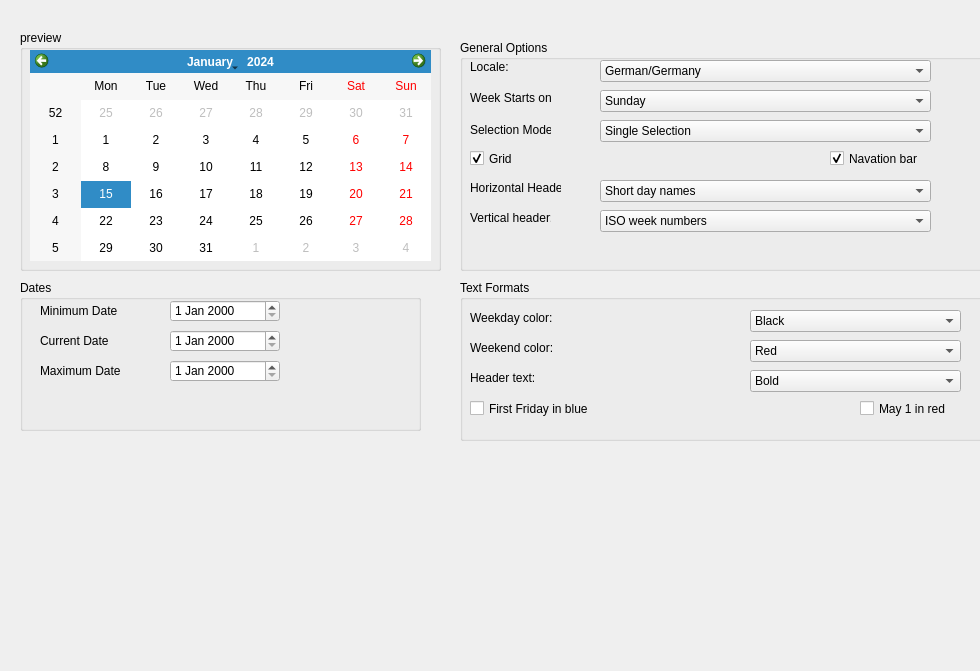
<?xml version="1.0" encoding="UTF-8"?>
<ui version="4.0">
 <class>Form</class>
 <widget class="QWidget" name="Form">
  <property name="geometry">
   <rect>
    <x>0</x>
    <y>0</y>
    <width>980</width>
    <height>671</height>
   </rect>
  </property>
  <property name="windowTitle">
   <string>Form</string>
  </property>
  <widget class="QGroupBox" name="groupBox">
   <property name="geometry">
    <rect>
     <x>20</x>
     <y>30</y>
     <width>421</width>
     <height>241</height>
    </rect>
   </property>
   <property name="title">
    <string>preview</string>
   </property>
   <widget class="QCalendarWidget" name="calendarWidget">
    <property name="geometry">
     <rect>
      <x>10</x>
      <y>20</y>
      <width>401</width>
      <height>211</height>
     </rect>
    </property>
   </widget>
  </widget>
  <widget class="QGroupBox" name="groupBox_2">
   <property name="geometry">
    <rect>
     <x>20</x>
     <y>280</y>
     <width>401</width>
     <height>151</height>
    </rect>
   </property>
   <property name="title">
    <string>Dates</string>
   </property>
   <widget class="QDateEdit" name="dateEdit">
    <property name="geometry">
     <rect>
      <x>150</x>
      <y>20</y>
      <width>110</width>
      <height>22</height>
     </rect>
    </property>
   </widget>
   <widget class="QDateEdit" name="dateEdit_2">
    <property name="geometry">
     <rect>
      <x>150</x>
      <y>80</y>
      <width>110</width>
      <height>22</height>
     </rect>
    </property>
   </widget>
   <widget class="QDateEdit" name="dateEdit_3">
    <property name="geometry">
     <rect>
      <x>150</x>
      <y>50</y>
      <width>110</width>
      <height>22</height>
     </rect>
    </property>
   </widget>
   <widget class="QLabel" name="label">
    <property name="geometry">
     <rect>
      <x>20</x>
      <y>20</y>
      <width>91</width>
      <height>21</height>
     </rect>
    </property>
    <property name="text">
     <string>Minimum Date</string>
    </property>
   </widget>
   <widget class="QLabel" name="label_2">
    <property name="geometry">
     <rect>
      <x>20</x>
      <y>50</y>
      <width>91</width>
      <height>21</height>
     </rect>
    </property>
    <property name="text">
     <string>Current Date</string>
    </property>
   </widget>
   <widget class="QLabel" name="label_3">
    <property name="geometry">
     <rect>
      <x>20</x>
      <y>80</y>
      <width>91</width>
      <height>21</height>
     </rect>
    </property>
    <property name="text">
     <string>Maximum Date</string>
    </property>
   </widget>
  </widget>
  <widget class="QGroupBox" name="groupBox_3">
   <property name="geometry">
    <rect>
     <x>460</x>
     <y>40</y>
     <width>541</width>
     <height>231</height>
    </rect>
   </property>
   <property name="title">
    <string>General Options</string>
   </property>
   <widget class="QLabel" name="label_6">
    <property name="geometry">
     <rect>
      <x>10</x>
      <y>140</y>
      <width>91</width>
      <height>16</height>
     </rect>
    </property>
    <property name="text">
     <string>Horizontal Header:</string>
    </property>
   </widget>
   <widget class="QLabel" name="label_4">
    <property name="geometry">
     <rect>
      <x>10</x>
      <y>80</y>
      <width>81</width>
      <height>20</height>
     </rect>
    </property>
    <property name="text">
     <string>Selection Mode:</string>
    </property>
   </widget>
   <widget class="QLabel" name="label_7">
    <property name="geometry">
     <rect>
      <x>10</x>
      <y>170</y>
      <width>81</width>
      <height>16</height>
     </rect>
    </property>
    <property name="text">
     <string>Vertical header:</string>
    </property>
   </widget>
   <widget class="QLabel" name="label_5">
    <property name="geometry">
     <rect>
      <x>10</x>
      <y>50</y>
      <width>81</width>
      <height>16</height>
     </rect>
    </property>
    <property name="text">
     <string>Week Starts on:</string>
    </property>
   </widget>
   <widget class="QLabel" name="label_8">
    <property name="geometry">
     <rect>
      <x>10</x>
      <y>20</y>
      <width>47</width>
      <height>13</height>
     </rect>
    </property>
    <property name="text">
     <string>Locale:</string>
    </property>
   </widget>
   <widget class="QCheckBox" name="checkBox">
    <property name="geometry">
     <rect>
      <x>10</x>
      <y>110</y>
      <width>70</width>
      <height>17</height>
     </rect>
    </property>
    <property name="text">
     <string>Grid</string>
    </property>
    <property name="checkable">
     <bool>true</bool>
    </property>
    <property name="checked">
     <bool>true</bool>
    </property>
   </widget>
   <widget class="QCheckBox" name="checkBox_2">
    <property name="enabled">
     <bool>true</bool>
    </property>
    <property name="geometry">
     <rect>
      <x>370</x>
      <y>110</y>
      <width>111</width>
      <height>17</height>
     </rect>
    </property>
    <property name="mouseTracking">
     <bool>true</bool>
    </property>
    <property name="tabletTracking">
     <bool>false</bool>
    </property>
    <property name="acceptDrops">
     <bool>false</bool>
    </property>
    <property name="text">
     <string>Navation bar</string>
    </property>
    <property name="checkable">
     <bool>true</bool>
    </property>
    <property name="checked">
     <bool>true</bool>
    </property>
   </widget>
   <widget class="QComboBox" name="comboBox_5">
    <property name="geometry">
     <rect>
      <x>140</x>
      <y>170</y>
      <width>331</width>
      <height>22</height>
     </rect>
    </property>
    <item>
     <property name="text">
      <string>ISO week numbers</string>
     </property>
    </item>
   </widget>
   <widget class="QComboBox" name="comboBox_4">
    <property name="geometry">
     <rect>
      <x>140</x>
      <y>140</y>
      <width>331</width>
      <height>22</height>
     </rect>
    </property>
    <item>
     <property name="text">
      <string>Short day names</string>
     </property>
    </item>
   </widget>
   <widget class="QComboBox" name="comboBox_2">
    <property name="geometry">
     <rect>
      <x>140</x>
      <y>50</y>
      <width>331</width>
      <height>22</height>
     </rect>
    </property>
    <item>
     <property name="text">
      <string>Sunday</string>
     </property>
    </item>
   </widget>
   <widget class="QComboBox" name="comboBox_3">
    <property name="geometry">
     <rect>
      <x>140</x>
      <y>80</y>
      <width>331</width>
      <height>22</height>
     </rect>
    </property>
    <item>
     <property name="text">
      <string>Single Selection</string>
     </property>
    </item>
   </widget>
   <widget class="QComboBox" name="comboBox">
    <property name="geometry">
     <rect>
      <x>140</x>
      <y>20</y>
      <width>331</width>
      <height>22</height>
     </rect>
    </property>
    <item>
     <property name="text">
      <string>German/Germany</string>
     </property>
    </item>
   </widget>
  </widget>
  <widget class="QGroupBox" name="groupBox_4">
   <property name="geometry">
    <rect>
     <x>460</x>
     <y>280</y>
     <width>541</width>
     <height>161</height>
    </rect>
   </property>
   <property name="title">
    <string>Text Formats</string>
   </property>
   <widget class="QLabel" name="label_11">
    <property name="geometry">
     <rect>
      <x>10</x>
      <y>90</y>
      <width>91</width>
      <height>16</height>
     </rect>
    </property>
    <property name="text">
     <string>Header text:</string>
    </property>
   </widget>
   <widget class="QLabel" name="label_9">
    <property name="geometry">
     <rect>
      <x>10</x>
      <y>30</y>
      <width>101</width>
      <height>16</height>
     </rect>
    </property>
    <property name="text">
     <string>Weekday color:</string>
    </property>
   </widget>
   <widget class="QLabel" name="label_10">
    <property name="geometry">
     <rect>
      <x>10</x>
      <y>60</y>
      <width>91</width>
      <height>16</height>
     </rect>
    </property>
    <property name="text">
     <string>Weekend color:</string>
    </property>
   </widget>
   <widget class="QCheckBox" name="checkBox_3">
    <property name="enabled">
     <bool>true</bool>
    </property>
    <property name="geometry">
     <rect>
      <x>10</x>
      <y>120</y>
      <width>141</width>
      <height>17</height>
     </rect>
    </property>
    <property name="text">
     <string>First Friday in blue</string>
    </property>
   </widget>
   <widget class="QCheckBox" name="checkBox_4">
    <property name="enabled">
     <bool>true</bool>
    </property>
    <property name="geometry">
     <rect>
      <x>400</x>
      <y>120</y>
      <width>121</width>
      <height>17</height>
     </rect>
    </property>
    <property name="tabletTracking">
     <bool>false</bool>
    </property>
    <property name="acceptDrops">
     <bool>false</bool>
    </property>
    <property name="text">
     <string>May 1 in red</string>
    </property>
    <property name="checkable">
     <bool>false</bool>
    </property>
    <property name="checked">
     <bool>false</bool>
    </property>
    <property name="tristate">
     <bool>false</bool>
    </property>
   </widget>
   <widget class="QComboBox" name="comboBox_7">
    <property name="geometry">
     <rect>
      <x>290</x>
      <y>60</y>
      <width>211</width>
      <height>22</height>
     </rect>
    </property>
    <item>
     <property name="text">
      <string>Red</string>
     </property>
    </item>
   </widget>
   <widget class="QComboBox" name="comboBox_6">
    <property name="geometry">
     <rect>
      <x>290</x>
      <y>30</y>
      <width>211</width>
      <height>22</height>
     </rect>
    </property>
    <item>
     <property name="text">
      <string>Black</string>
     </property>
    </item>
   </widget>
   <widget class="QComboBox" name="comboBox_8">
    <property name="geometry">
     <rect>
      <x>290</x>
      <y>90</y>
      <width>211</width>
      <height>22</height>
     </rect>
    </property>
    <item>
     <property name="text">
      <string>Bold</string>
     </property>
    </item>
   </widget>
  </widget>
 </widget>
 <resources/>
 <connections/>
</ui>
